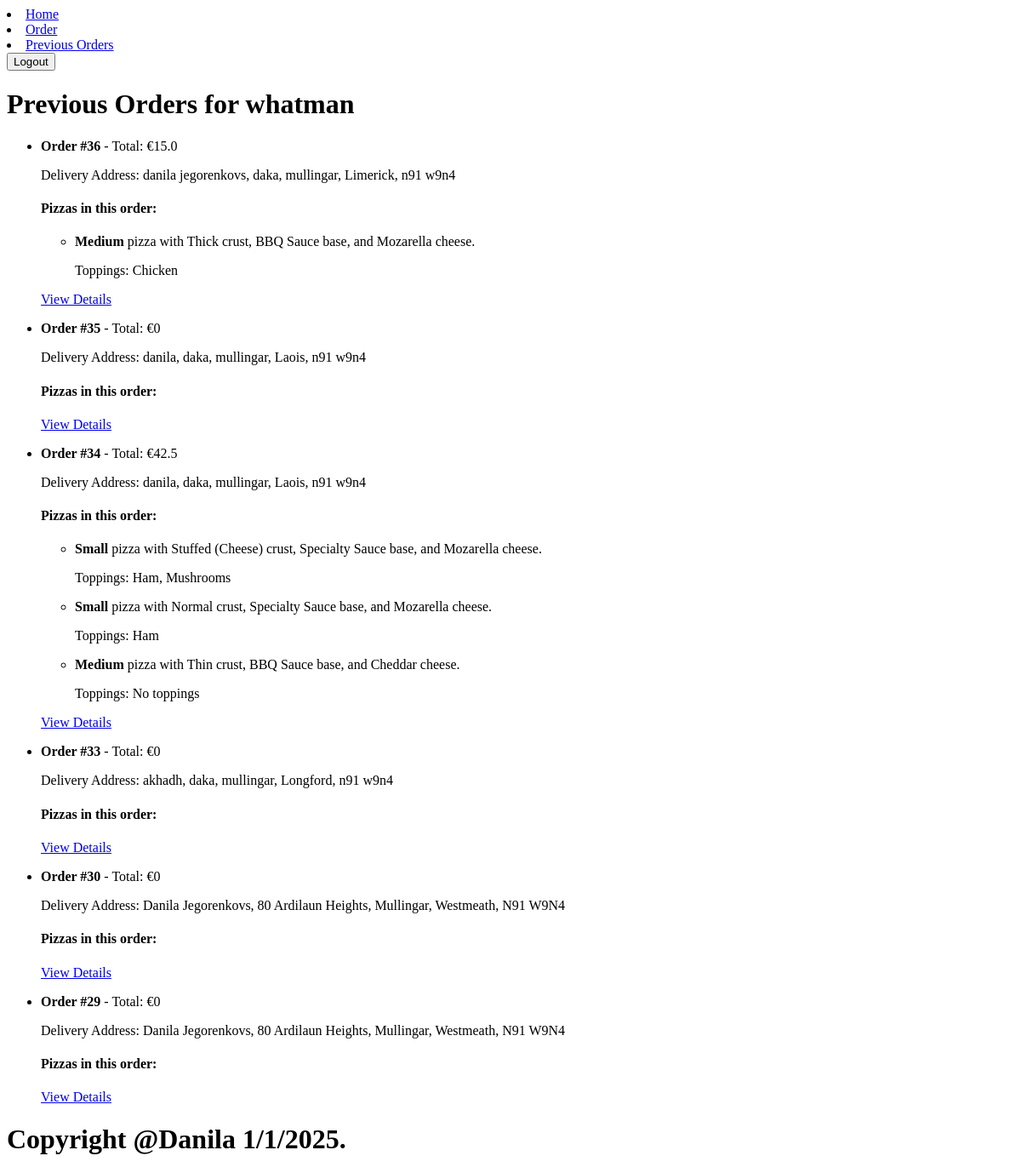
Page /previous_order/ (signed in) on the earlier database version.
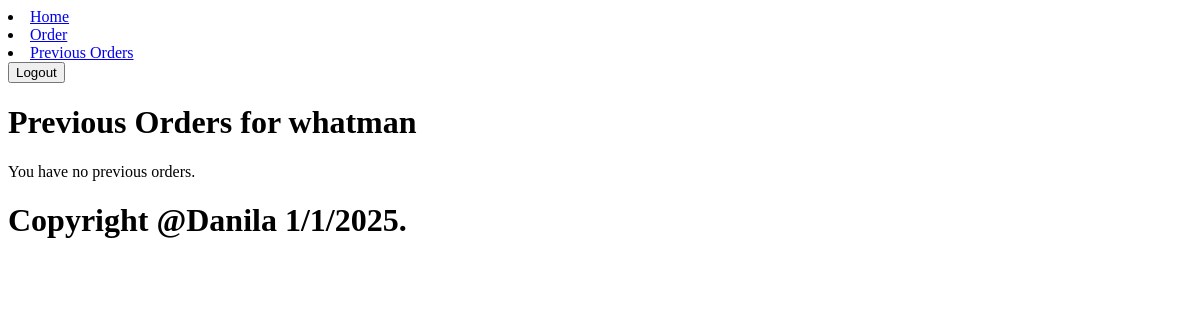
Same page on the later database version.
### main/models.py (models this page shows, shortened)
class Orders(models.Model):
    user = models.ForeignKey(User, on_delete=models.CASCADE)
    pizza = models.ManyToManyField(Pizza)
    address = models.ForeignKey(Address, on_delete=models.SET_NULL, null=True, blank=True)
    def total_price(self):
        return sum(p.totalPrice() for p in self.pizza.all())

class Pizza(models.Model):
    size = models.ForeignKey(Size, on_delete=models.CASCADE)
    crust = models.ForeignKey(Crust, on_delete=models.CASCADE)
    base = models.ForeignKey(Base, on_delete=models.CASCADE)
    topping = models.ManyToManyField(Topping, blank=True, default=None)
    cheese = models.ForeignKey(Cheese, on_delete=models.CASCADE)
    def totalPrice(self):
        toppings = sum(t.price for t in self.topping.all())
        return self.size.price + self.crust.price + self.base.price + toppings + self.cheese.price

class Topping(models.Model):
    topping = models.CharField(max_length=50)
    price = models.FloatField()

class Size(models.Model):
    size = models.CharField(max_length=50, default="Medium")
    price = models.FloatField(default=11.50)
    def __str__(self):
        return self.size

class Crust(models.Model):
    crust = models.CharField(max_length=50, default="Normal")
    price = models.FloatField(default=0)
    def __str__(self):
        return self.crust

class Base(models.Model):
    base = models.CharField(max_length=50, default="Regular")
    price = models.FloatField(default=1.0)
    def __str__(self):
        return self.base

class Cheese(models.Model):
    cheese = models.CharField(max_length=50, default="Mozarella")
    price = models.FloatField(default=0.5)
    def __str__(self):
        return self.cheese

class Address(models.Model):
    COUNTIES = [
        ('Antrim', 'Antrim'), ('Armagh', 'Armagh'), ('Carlow', 'Carlow'), ('Cavan', 'Cavan'),
        ('Clare', 'Clare'), ('Cork', 'Cork'), ('Derry', 'Derry'), ('Donegal', 'Donegal'),
        ('Down', 'Down'), ('Dublin', 'Dublin'), ('Fermanagh', 'Fermanagh'), ('Galway', 'Galway'),
        ('Kerry', 'Kerry'), ('Kildare', 'Kildare'), ('Kilkenny', 'Kilkenny'), ('Laois', 'Laois'),
        ('Leitrim', 'Leitrim'), ('Limerick', 'Limerick'), ('Longford', 'Longford'), ('Louth', 'Louth'),
        ('Mayo', 'Mayo'), ('Meath', 'Meath'), ('Monaghan', 'Monaghan'), ('Offaly', 'Offaly'),
        ('Roscommon', 'Roscommon'), ('Sligo', 'Sligo'), ('Tipperary', 'Tipperary'), ('Tyrone', 'Tyrone'),
        ('Waterford', 'Waterford'), ('Westmeath', 'Westmeath'), ('Wexford', 'Wexford'), ('Wicklow', 'Wicklow')
    ]
    name = models.CharField(max_length=100)
    address1 = models.CharField(max_length=100)
    address2 = models.CharField(max_length=100, blank=True, null=True)
    county = models.CharField(max_length=50, choices=COUNTIES)
    town = models.CharField(max_length=50)
    eircode = models.CharField(max_length=8)
    def __str__(self):
        if self.address2 is not None:
            return f"{self.name}, {self.address1}, {self.address2},{self.town}, {self.county}, {self.eircode}"
        else:
            return f"{self.name}, {self.address1}, {self.town}, {self.county}, {self.eircode}"

### main/views.py (the view)
# urls.py: path('previous_order/', views.prev, name='previous_orders'),
@login_required
def prev(request):
    curr_user = request.user
    orders = Orders.objects.filter(user=curr_user).order_by("-id")
    context = {'user': curr_user, 'orders': orders}
    return render(request, 'previous_order.html', context)

### main/templates/previous_order.html (shortened to what this page needs)
{% extends 'base.html' %}
{% block content %}
<h1>Previous Orders for {{ user.username }}</h1>
{% if orders %}
    <ul>
        {% for order in orders %}
            <li>
                <p><strong>Order #{{ order.id }}</strong> - Total: €{{ order.total_price }}</p>
                <p>Delivery Address: {{ order.address }}</p>
                <h4>Pizzas in this order:</h4>
                <ul>
                    {% for pizza in order.pizza.all %}
                        <li>
                            <p><strong>{{ pizza.size }}</strong> pizza with {{ pizza.crust }} crust, {{ pizza.base }} base, and {{ pizza.cheese }} cheese.</p>
                            <p>Toppings:
                                {% for topping in pizza.topping.all %}
                                    {{ topping.topping }}{% if not forloop.last %}, {% endif %}
                                {% empty %}
                                    No toppings
                                {% endfor %}
                            </p>
                        </li>
                    {% endfor %}
                </ul>
                <a href="{% url 'order_complete' order.id %}">View Details</a>
            </li>
        {% endfor %}
    </ul>
{% else %}
    <p>You have no previous orders.</p>
{% endif %}
{% endblock %}

### main/templates/base.html (shortened to what this page needs)
<!DOCTYPE html>
<html lang="en">
<head>
</head>
<body>
    <main>
        <nav>
            {% if user.is_authenticated %}
                <li><a href="{% url 'index' %}">Home</a></li>
                <li><a href="{% url 'order' %}">Order</a></li>
                <li><a href="{% url 'previous_orders' %}">Previous Orders</a></li>
                <form id="logout-form" action="{% url 'logout' %}" method="POST">
                    <button type="submit"> Logout</button>
                </form>
            {% else %}
                <li><a href="{% url 'index' %}">Home</a></li>
                <li><a href="{% url 'signup' %}">Signup</a></li>
                <li><a href="{% url 'login' %}">Login</a></li>
            {% endif %}
        </nav>
        {% block content%}
        {% endblock %}
    </main>
    <footer>
        <h1>Copyright @Danila 1/1/2025.</h1>
    </footer>
</body>
</html>

Differences in the rows shown:
removed Orders: id "36", total_price "15.0", address "danila jegorenkovs, daka, mullingar, Limerick, n91 w9n4"
removed Pizza: size "Medium", crust "Thick", base "BBQ Sauce", cheese "Mozarella", shown under "36"
no longer on this page (row unchanged): Topping: topping "Chicken", shown under "Medium"
removed Orders: id "35", total_price "0", address "danila, daka, mullingar, Laois, n91 w9n4"
removed Orders: id "34", total_price "42.5", address "danila, daka, mullingar, Laois, n91 w9n4"
removed Pizza: size "Small", crust "Stuffed (Cheese)", base "Specialty Sauce", cheese "Mozarella", shown under "34"
no longer on this page (row unchanged): Topping: topping "Ham"
no longer on this page (row unchanged): Topping: topping "Mushrooms", shown under "Small"
removed Pizza: size "Small", crust "Normal", base "Specialty Sauce", cheese "Mozarella", shown under "34"
removed Pizza: size "Medium", crust "Thin", base "BBQ Sauce", cheese "Cheddar", shown under "34"
removed Orders: id "33", total_price "0", address "akhadh, daka, mullingar, Longford, n91 w9n4"
removed Orders: id "30", total_price "0", address "Danila Jegorenkovs, 80 Ardilaun Heights, Mullingar, Westmeath, N91 W9N4"
removed Orders: id "29", total_price "0", address "Danila Jegorenkovs, 80 Ardilaun Heights, Mullingar, Westmeath, N91 W9N4"
Other differences:
text now shown: "You have no previous orders."
